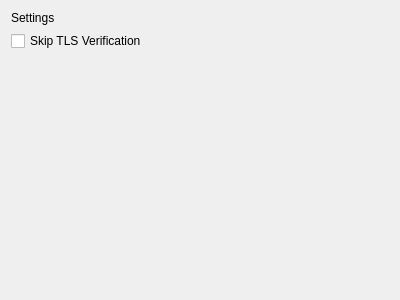
<?xml version="1.0" encoding="UTF-8"?>
<ui version="4.0">
 <class>SettingsProviderEditor</class>
 <widget class="QWidget" name="SettingsProviderEditor">
  <property name="geometry">
   <rect>
    <x>0</x>
    <y>0</y>
    <width>400</width>
    <height>300</height>
   </rect>
  </property>
  <property name="windowTitle">
   <string>Form</string>
  </property>
  <layout class="QVBoxLayout" name="verticalLayout_2">
   <item>
    <widget class="tSubtitleLabel" name="subtitleLabel">
     <property name="text">
      <string>Settings</string>
     </property>
    </widget>
   </item>
   <item>
    <widget class="QCheckBox" name="skipTlsCheckbox">
     <property name="text">
      <string>Skip TLS Verification</string>
     </property>
    </widget>
   </item>
   <item>
    <spacer name="verticalSpacer">
     <property name="orientation">
      <enum>Qt::Vertical</enum>
     </property>
     <property name="sizeHint" stdset="0">
      <size>
       <width>20</width>
       <height>40</height>
      </size>
     </property>
    </spacer>
   </item>
  </layout>
 </widget>
 <customwidgets>
  <customwidget>
   <class>tSubtitleLabel</class>
   <extends>QLabel</extends>
   <header location="global">tsubtitlelabel.h</header>
  </customwidget>
 </customwidgets>
 <resources/>
 <connections/>
</ui>
